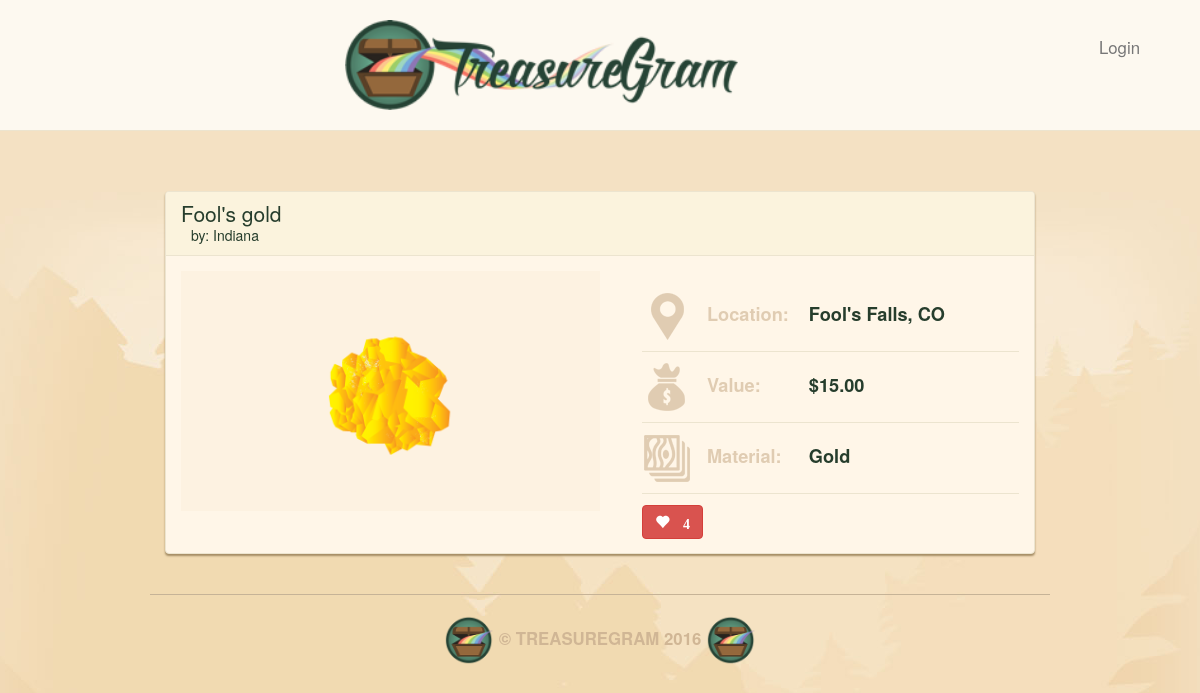
The page /10/ on the database as committed earlier.
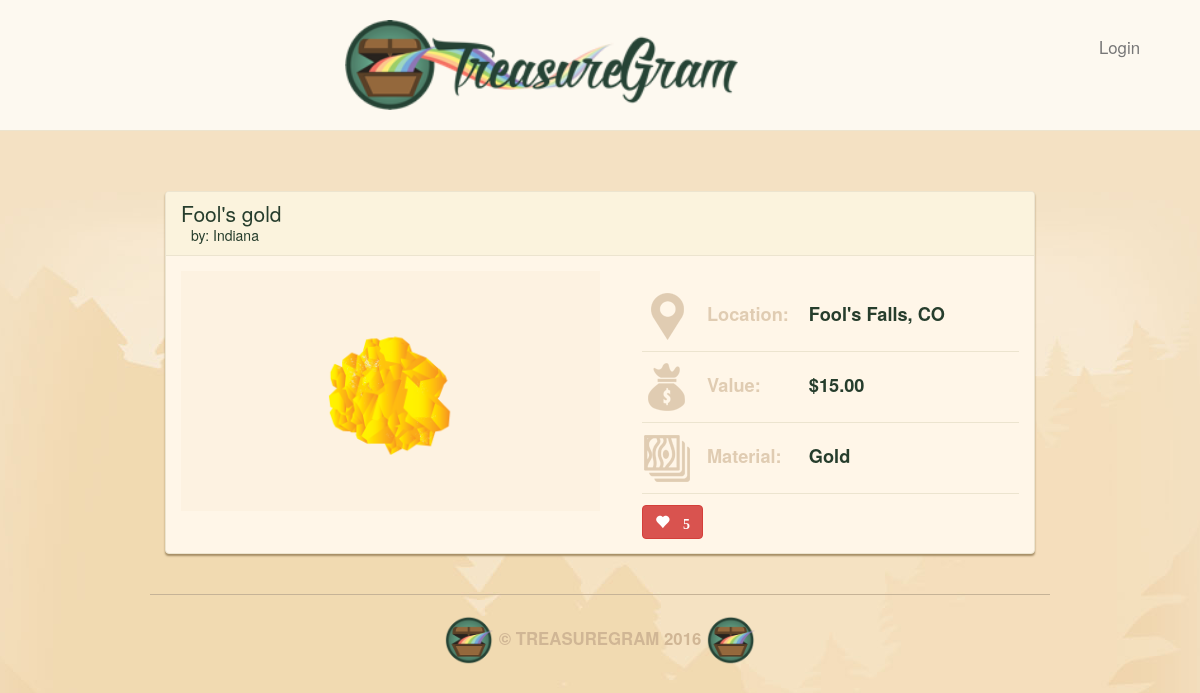
The same page on the database as committed later.
### main_app/models.py (models this page shows, shortened)
class Treasure(models.Model):
    user = models.ForeignKey(User)
    name = models.CharField(max_length=100)
    value = models.DecimalField(max_digits=10, decimal_places=2)
    location = models.CharField(max_length=100)
    material = models.CharField(max_length=100)
    image = models.ImageField(upload_to='treasure_images', default='media/default.png')
    likes = models.IntegerField(default=0)

### main_app/views.py (the view)
# urls.py: url(r'^([0-9]+)/$', views.detail, name = 'detail'),
def detail(request, treasure_id):
    treasure = Treasure.objects.get(id=treasure_id)
    return render(request, 'detail.html',
                  {'treasure': treasure})

### main_app/templates/detail.html
{% extends 'base.html' %}
{% load staticfiles %}
{% block content %}
  <div class="treasure panel panel-default">
    <div class="panel-heading">
          <h3 class="panel-title">{{ treasure.name }}</h3>
          <a class="panel-username" href="/user/{{treasure.user.username}}/">by: {{ treasure.user.username }}</a>
        </div>
    <div class="panel-body">
      <div class="treasure-photo-detail">
        <img src="{{ treasure.image.url }}" height="200">
      </div>
      <table class="treasure-table">
        <tr>
          <th>
            <img src="{% static "images/location-icon.png" %}" alt="Location Icon">
            Location:
          </th>
          <td>{{ treasure.location }}</td>
        </tr>
        <tr>
          <th>
            <img src="{% static "images/value-icon.png" %}" alt="Value Icon">
            Value:
          </th>
          <td>${{ treasure.value }}</td>
        </tr>
        <tr>
          <th>
            <img src="{% static "images/material-icon.png" %}" alt="Material Icon">
            Material:
          </th>
          <td>{{ treasure.material }}</td>
        </tr>
      </table>
      <button id ="likes" data-id="{{treasure.id}}" class="btn btn-mini btn-danger glyphicon glyphicon-heart" type="button">
            {% if treasure.likes > 0 %} {{ treasure.likes }} {% endif %}
          </button>
    </div>
  </div>
{% endblock %}

### main_app/templates/base.html (shortened to what this page needs)
{% load staticfiles %}
<!DOCTYPE html>
<html lang="en">
<head>
	<link href="{% static 'css/bootstrap.min.css' %}" rel="stylesheet" media="screen">
	<link href="{% static 'css/style.css' %}" rel="stylesheet" media="screen">
</head>
<body>
  <nav class="navbar navbar-default navbar-static-top text-center" role="navigation">
    <a href="/"><img src="{% static "images/logo.png" %}" height="90"  ></a>
    {% if user.is_authenticated %}
        <a class="navbar-text navbar-right" href="{% url 'profile' user.username %}">{{ user.username }}</a>
        <a class="navbar-text navbar-right" href="{% url 'Logout' %}">Logout</a>
    {% else %}
        <a class="navbar-text navbar-right" href="{% url 'Login' %}">Login</a>
    {% endif %}
  </nav>
  <main class="container container--mw700">
     {% block content %}
    {% endblock %}
  </main>
  <footer class="footer container text-center" role="contentinfo">
  <img src="{% static 'images/brand-icon.png' %}" height="50" alt="">
  © TreasureGram 2016
  <img src="{% static 'images/brand-icon.png' %}" height="50" alt="">
</footer>
</body>
</html>

### main_app/static/css/style.css (style rules this page uses)
body { background: #f3e1c5 url(../images/brand-bg.jpg) no-repeat center top; color: #263d2c; }
.container { max-width: 900px; padding-top: 40px; }
.navbar { margin-bottom: 0; padding-bottom: 20px; padding-top: 20px; }
.navbar-default { background: #fdf9f0; border-color: #ece4cf; }
.navbar-right { margin-right: 5%; }
.navbar-text { font-size: 1.2em; color: #263d2c; }
.panel { background: #fff6e8; border-color: #ece4cf; box-shadow: 0 2px 2px #a58d65; }
.panel-default .panel-heading { background: #fbf3dd; border-color: #ece4cf; }
.panel-body { position: relative; }
.panel-title { font-size: 1.5em; color: #263d2c; }
.panel-username { margin-left: 10px; font-size: 1.0em; color: #263d2c; }
.footer { border-top: 1px solid #c6b397; color: #d0b695; font-weight: bold; font-size: 1.2em; margin-bottom: 20px; margin-top: 40px; padding-top: 20px; text-transform: uppercase; }
.treasure { margin-bottom: 20px; }
.treasure:last-child { margin-bottom: 0; }
.treasure-photo-detail { background: #fdf2e1; float: left; margin-right: 5%; padding: 20px; position: relative; text-align: center; width: 50%; }
.treasure-table { float: left; margin-top: 10px; width: 45%; }
.treasure-table img { margin-right: 10px; }
.treasure-table tr { border-bottom: 1px solid #ece4cf; }
.treasure-table td, .treasure-table th { font-weight: bold; font-size: 1.3em; padding-bottom: 10px; padding-top: 10px; vertical-align: baseline; }
.treasure-table th { color: #e0ccb2; white-space: nowrap; }
.treasure-table td:last-child { padding-left: 20px; width: 100%; }
.btn { margin-top: 10px; font-weight: bold; font-size: 14px; }

Rows that differ between the two databases and show on the page:
changed Treasure "Fool's gold": likes "4" → "5"
